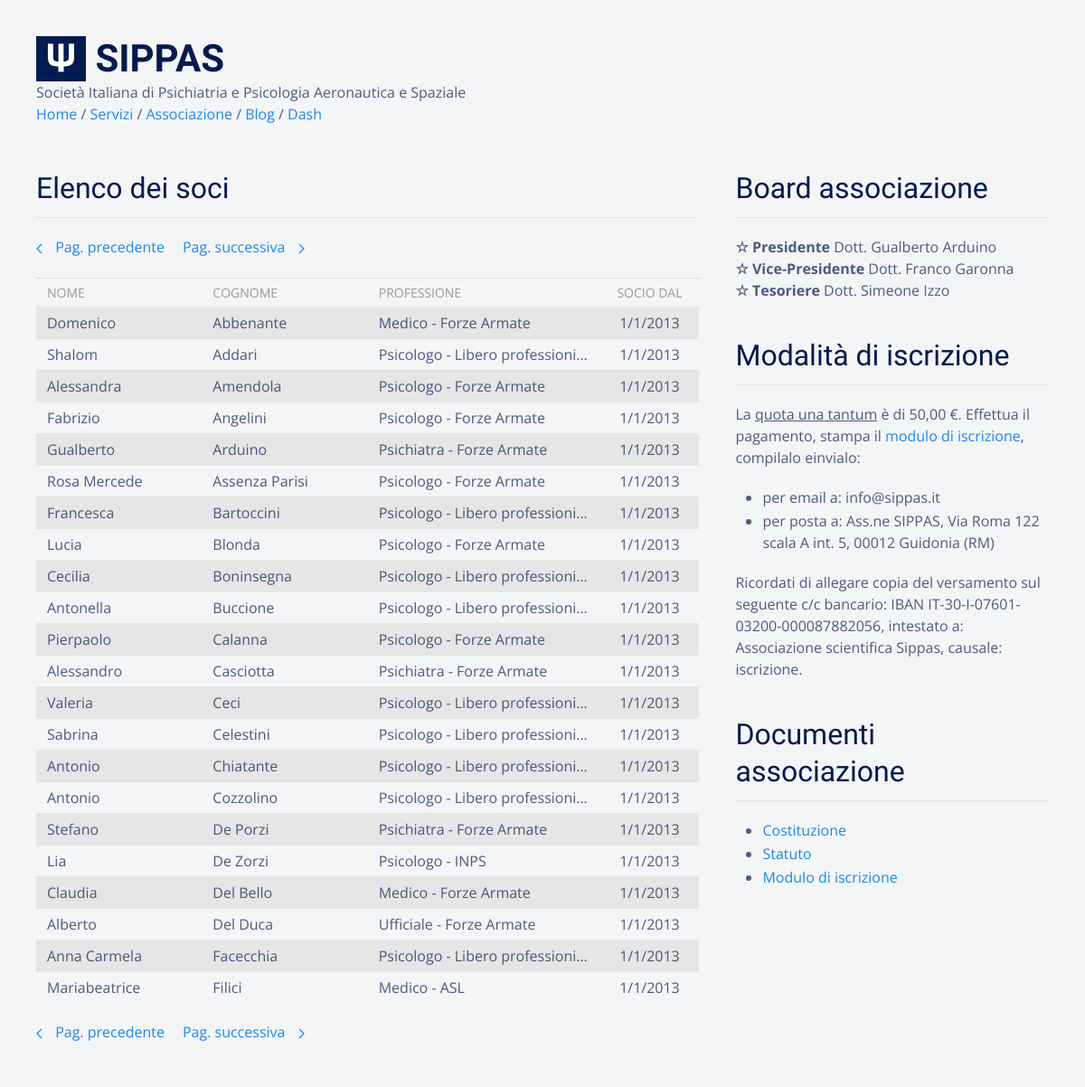
Page /gild/affiliates on the committed database.
### tables this page shows
CREATE TABLE "affiliates" (
  "id" integer NOT NULL,
  "first_name" TEXT,
  "last_name" TEXT,
  "job" TEXT,
  "member_since" TEXT,
  "affiliation" TEXT,
  PRIMARY KEY ("id")
);

### flaskApp/blueprints/gild/routes.py (the view)
@bp_gild.route("/affiliates")
@cache.cached()
def affiliates(timeout=60*60*24*30):
  affiliates = query_db('SELECT * FROM affiliates ORDER BY last_name LIMIT ?', [AFFILITAES_PAGE_SIZE])
  return render_template("gild/index.html", affiliates=affiliates)

### flaskApp/db/sqlite.py (called while the page is built)
def dict_factory(cursor, row):
  d = {}
  for idx, col in enumerate(cursor.description):
    d[col[0]] = row[idx]
  return d

def get_db():
  if "db" not in g:
    g.db = sqlite3.connect(
      db_path,
      detect_types=sqlite3.PARSE_DECLTYPES,
      isolation_level="DEFERRED"
    )
    g.db.cursor().execute("PRAGMA journal_mode=WAL")
    g.db.row_factory = dict_factory
  return g.db

def query_db(query, args=(), one=False):
  with closing(get_db().cursor().execute(query, args)) as cur:
    rv = cur.fetchall()
    return (rv[0] if rv else None) if one else rv

### flaskApp/blueprints/gild/templates/gild/index.html
{% extends 'base.html' %}
{% block content %}
<div class="uk-section">
  <div class="uk-container">
    <div class="uk-grid">
      <div class="uk-width-expand@m">
        <h2 class="uk-heading-divider">Elenco dei soci </h2>
        <div class="uk-margin-top">
          <ul class="uk-pagination">
            <li>
              <a href="{{ url_for('gild.affiliates_prev', id=affiliates[0].id) }}" class="pagination-previous">
                <span class="uk-margin-small-right" uk-pagination-previous></span> Pag. precedente
              </a>
            </li>
            <li>
              <a href="{{ url_for('gild.affiliates_next', id=affiliates[-1].id) }}" class="pagination-next">
                Pag. successiva <span class="uk-margin-small-left" uk-pagination-next></span>
              </a>
            </li>
          </ul>
        </div>
        <table class="uk-table  uk-table-striped uk-table-small uk-margin-top uk-margin-bottom">
          <thead>
            <tr>
              <th style="width:25%">Nome</th>
              <th style="width:25%">Cognome</th>
              <th class="uk-visible@s">Professione</th>
              <th class="uk-visible@s uk-text-center" style="width:15%">Socio dal</th>
            </tr>
          </thead>
          <tbody>
            {% for a in affiliates %}
            <tr>
              <td class="uk-text-truncate">{{ a["first_name"] }}</td>
              <td class="uk-text-truncate">{{ a["last_name"] }}</td>
              <td class="uk-text-truncate uk-visible@s">{{ a["job"] }} - {{ a["affiliation"] }}</td>
              <td class="uk-visible@s uk-text-center">{{ a["member_since"] }}</td>
            </tr>
            {% endfor %}
          </tbody>
        </table>
        <div class="uk-margin-top">
          <ul class="uk-pagination">
            <li>
              <a href="{{ url_for('gild.affiliates_prev', id=affiliates[0].id) }}" class="pagination-previous">
                <span class="uk-margin-small-right" uk-pagination-previous></span> Pag. precedente
              </a>
            </li>
            <li>
              <a href="{{ url_for('gild.affiliates_next', id=affiliates[-1].id) }}" class="pagination-next">
                Pag. successiva <span class="uk-margin-small-left" uk-pagination-next></span>
              </a>
            </li>
          </ul>
        </div>
      </div>
      <div class="uk-width-1-3@m">
        <div class="uk-margin-medium-bottom">
          <h2 class="uk-heading-divider">Board associazione</h2>
          <b>☆ Presidente</b> Dott. Gualberto Arduino<br>
          <b>☆ Vice-Presidente</b> Dott. Franco Garonna<br>
          <b>☆ Tesoriere</b> Dott. Simeone Izzo
        </div>
        <div class="uk-margin-medium-bottom">
          <h2 class="uk-heading-divider">Modalità di iscrizione</h2>
          <div>
            <p>La <u>quota una tantum</u> è di 50,00 €. Effettua il pagamento, stampa il
              <a href="{{ url_for('static', filename='docs/iscrizione.pdf') }}" download="iscrizione.pdf">modulo di
                iscrizione</a>, compilalo einvialo:
            </p>
            <ul>
              <li>per email a: info@sippas.it</li>
              <li>per posta a: Ass.ne SIPPAS, Via Roma 122 scala A int. 5, 00012 Guidonia (RM)</li>
            </ul>
            <p>Ricordati di allegare copia del versamento sul seguente c/c bancario: IBAN
              IT-30-I-07601-03200-000087882056, intestato a: Associazione scientifica Sippas, causale: iscrizione.</p>
          </div>
        </div>
        <div class="uk-margin-medium-bottom">
          <h2 class="uk-heading-divider">Documenti associazione</h2>
          <ul>
            <li><a href="{{ url_for('static', filename='docs/sippas_associazione.pdf') }}"
                target="_blank">Costituzione</a></li>
            <li><a href="{{ url_for('static', filename='docs/sippas_statuto.pdf') }}" target="_blank">Statuto</a></li>
            <li><a href="{{ url_for('static', filename='docs/iscrizione.pdf') }}" download="iscrizione.pdf">Modulo di
                iscrizione</a></li>
          </ul>
        </div>
      </div>
    </div>
  </div>
</div>
{% endblock %}

### flaskApp/static/css/main.css (style rules this page uses)
html { font-family: 'Open Sans', sans-serif; font-size: 16px; font-weight: normal; line-height: 1.5; background: #f4f5f7; color: rgba(3,27,78,0.7); }
h1, .uk-h1, h2, .uk-h2, h3, .uk-h3, h4, .uk-h4, h5, .uk-h5, h6, .uk-h6 { font-family: 'Yanone Kaffeesatz', sans-serif; margin: 0 0 20px 0; font-weight: normal; color: #031b4e; text-transform: none; }
li { margin-bottom: 2px; }
thead tr th { border-top: 1px solid #ddd; }
.uk-section { padding: 0px; padding-top: 30px; }
.uk-table-striped tbody tr:nth-of-type(odd), .uk-table-striped>tr:nth-of-type(odd), .uk-list-striped>li:nth-of-type(odd) { background: #e6e6e6; }
.uk-table-small td, .uk-table-small th { padding: 6px 12px; }
.uk-pagination>*>* { color: #1e87f0; }

### rows in the picture
affiliates: first_name "Domenico", last_name "Abbenante", job "Medico", affiliation "Forze Armate", member_since "1/1/2013"
affiliates: first_name "Shalom", last_name "Addari", job "Psicologo", affiliation "Libero professioni…", member_since "1/1/2013"
affiliates: first_name "Alessandra", last_name "Amendola", job "Psicologo", affiliation "Forze Armate", member_since "1/1/2013"
affiliates: first_name "Fabrizio", last_name "Angelini", job "Psicologo", affiliation "Forze Armate", member_since "1/1/2013"
affiliates: first_name "Gualberto", last_name "Arduino", job "Psichiatra", affiliation "Forze Armate", member_since "1/1/2013"
affiliates: first_name "Rosa Mercede", last_name "Assenza Parisi", job "Psicologo", affiliation "Forze Armate", member_since "1/1/2013"
affiliates: first_name "Francesca", last_name "Bartoccini", job "Psicologo", affiliation "Libero professioni…", member_since "1/1/2013"
affiliates: first_name "Lucia", last_name "Blonda", job "Psicologo", affiliation "Forze Armate", member_since "1/1/2013"
affiliates: first_name "Cecilia", last_name "Boninsegna", job "Psicologo", affiliation "Libero professioni…", member_since "1/1/2013"
affiliates: first_name "Antonella", last_name "Buccione", job "Psicologo", affiliation "Libero professioni…", member_since "1/1/2013"
affiliates: first_name "Pierpaolo", last_name "Calanna", job "Psicologo", affiliation "Forze Armate", member_since "1/1/2013"
affiliates: first_name "Alessandro", last_name "Casciotta", job "Psichiatra", affiliation "Forze Armate", member_since "1/1/2013"
affiliates: first_name "Valeria", last_name "Ceci", job "Psicologo", affiliation "Libero professioni…", member_since "1/1/2013"
affiliates: first_name "Sabrina", last_name "Celestini", job "Psicologo", affiliation "Libero professioni…", member_since "1/1/2013"
affiliates: first_name "Antonio", last_name "Chiatante", job "Psicologo", affiliation "Libero professioni…", member_since "1/1/2013"
affiliates: first_name "Antonio", last_name "Cozzolino", job "Psicologo", affiliation "Libero professioni…", member_since "1/1/2013"
affiliates: first_name "Stefano", last_name "De Porzi", job "Psichiatra", affiliation "Forze Armate", member_since "1/1/2013"
affiliates: first_name "Lia", last_name "De Zorzi", job "Psicologo", affiliation "INPS", member_since "1/1/2013"
affiliates: first_name "Claudia", last_name "Del Bello", job "Medico", affiliation "Forze Armate", member_since "1/1/2013"
affiliates: first_name "Alberto", last_name "Del Duca", job "Ufficiale", affiliation "Forze Armate", member_since "1/1/2013"
affiliates: first_name "Anna Carmela", last_name "Facecchia", job "Psicologo", affiliation "Libero professioni…", member_since "1/1/2013"
affiliates: first_name "Mariabeatrice", last_name "Filici", job "Medico", affiliation "ASL", member_since "1/1/2013"
